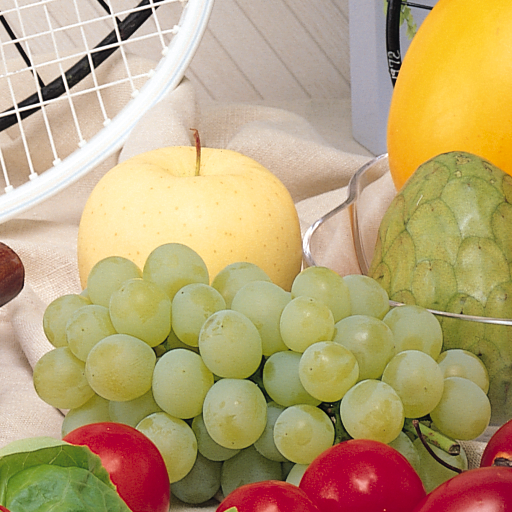
%> input picture excersiecs/RaAr7/11/fruits.png, 512 x 512 px
$ octave t4.m   (GNU Octave 9; MATLAB toolbox functions it lacks are replaced by stand-ins)
%> lines starting %> are read from the running program, lines starting %| are printed output that depends on the picture

clc;
close all;
clear all;

% Specify the folder where the files live.
myFolder = '..\..\..\benchmark\';
% Check to make sure that folder actually exists.  Warn user if it doesn't.
if ~isfolder(myFolder)
    errorMessage = sprintf('Error: The following folder does not exist:\n%s\nPlease specify a new folder.', myFolder);
    uiwait(warndlg(errorMessage));
    myFolder = uigetdir(); % Ask for a new one.
%> the answer given: ../../RaAr7/11
    if myFolder == 0
         % User clicked Cancel
         return;
    end
end
% Get a list of all files in the folder with the desired file name pattern.
filePattern1 = fullfile(myFolder,'*.png'); % Change to whatever pattern you need.
filePattern2 = fullfile(myFolder,'*.bmp');
filePattern3 = fullfile(myFolder,'*.tif');
theFiles = [dir(filePattern1);dir(filePattern2);dir(filePattern3)];
PatchArray = zeros(100,100,length(theFiles));
for k = 1 : length(theFiles)
    baseFileName = theFiles(k).name;
    fullFileName = fullfile(theFiles(k).folder, baseFileName);
    fprintf(1, 'Now reading %s\n', fullFileName);
    % Now do whatever you want with this file name,
    % such as reading it in as an image array with imread()
    image = imread(fullFileName);
%> image is the input picture: size 512x512x3 uint8; mean R, G, B 185.5, 163.3, 118.3
    if size(image,3)==3
        image = rgb2gray(image);
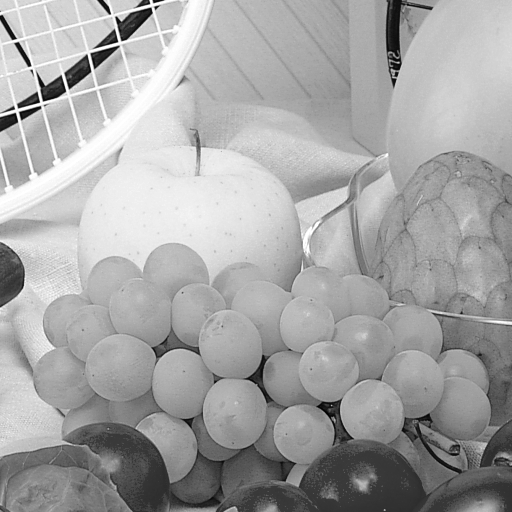
%> image: size 512x512 uint8; min 0, max 255, mean 164.8
    end
    %imshow(imageArray);  % Display image.
    imagesize = size(image);
%> imagesize = [512 512]

    p = 100;
    for i = imagesize(1, 1) : -1 :(imagesize(1, 1)-100)
        if p == 0
            break;
        end
        q = 100;
        for j = imagesize(1, 2): -1 :(imagesize(1, 2)-100)
            if q == 0
                break;
            end
            PatchArray(p,q,k)= image(i,j,1);
            q=q-1;
        end
        p=p-1;
    end
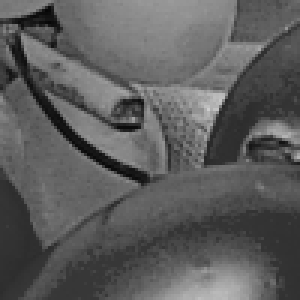
%> PatchArray: size 100x100 double (shown 3 times larger); min 6, max 206, mean 92.3
%> after the loop, p = 0
    drawnow; % Force display to update immediately.
end
PatchImage=zeros(500,500);
for u = 1:5
    for w = 1:5
        for m = 100:-1:1
            for o = 100:-1:1
%> (the run ends here)
